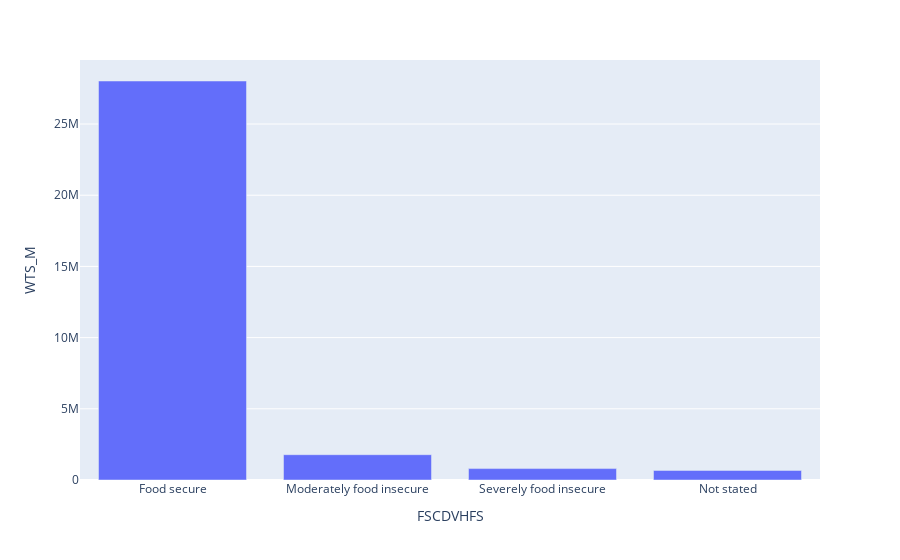

Notebook code cell kept with this figure:
### Markdown cell above
Plotly does not realise that 'FSCDVHFS' is categorical rather than numerical. We can fix this by converting the category labels to strings.

### Code cell
counts_by_status['FSCDVHFS'].replace({0: 'Food secure', 
                                     1: 'Moderately food insecure', 
                                     2: 'Severely food insecure', 
                                     9: 'Not stated'}, inplace=True)
px.bar(counts_by_status, x='FSCDVHFS', y='WTS_M')

### Figure 1 — Plotly figure (JSON) as saved in the notebook; plotly's stock layout.template omitted (floating-point values rounded to 4 significant figures)
{"data": [{"alignmentgroup": "True", "hovertemplate": "FSCDVHFS=%{x}<br>WTS_M=%{y}<extra></extra>", "legendgroup": "", "marker": {"color": "#636efa", "pattern": {"shape": ""}}, "name": "", "offsetgroup": "", "orientation": "v", "showlegend": false, "textposition": "auto", "type": "bar", "x": ["Food secure", "Moderately food insecure", "Severely food insecure", "Not stated"], "xaxis": "x", "y": [28020000.0, 1778000.0, 802000.0, 672500.0], "yaxis": "y"}], "layout": {"barmode": "relative", "legend": {"tracegroupgap": 0}, "margin": {"t": 60}, "xaxis": {"anchor": "y", "domain": [0, 1], "title": {"text": "FSCDVHFS"}}, "yaxis": {"anchor": "x", "domain": [0, 1], "title": {"text": "WTS_M"}}}}
